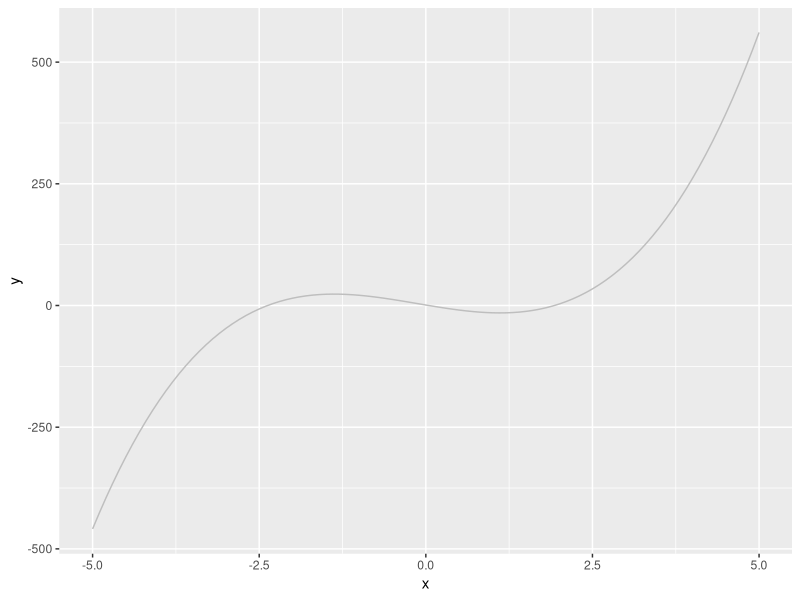
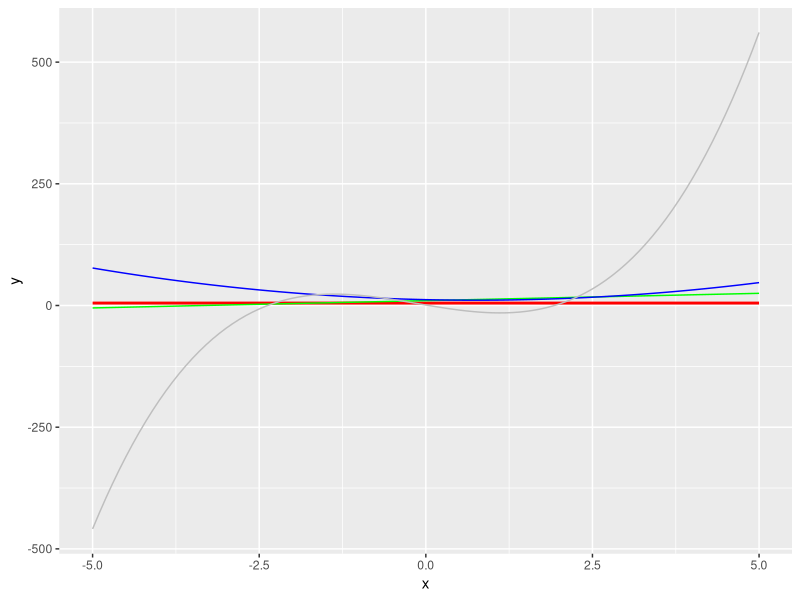

These charts were generated, in order, by the following R code:
#
# @Cel
#

#
# Funções polinomiais
#
library(ggplot2)

fp0 <- function(x) {
  return(5)
}
fp1 <- function(x) {
  return(10 + 3 * x^1)
}
fp2 <- function(x) {
  return(12 - 3 * x^1 + 2 * x^2)
}
fp3 <- function(x) {
  return(1 - 23 * x^1 + 2 * x^2 + 5 * x^3)
}

ggplot() +
  stat_function(data = data.frame(x = c(-5, 5)),
                aes(x),
                fun = fp3,
                color = 'gray')


ggplot() +
  stat_function(data = data.frame(x = c(-5, 5)),
                aes(x),
                fun = fp0,
                color = 'red',
                size = 1) +
  stat_function(data = data.frame(x = c(-5, 5)),
                aes(x),
                fun = fp1,
                color = 'green') +
  stat_function(data = data.frame(x = c(-5, 5)),
                aes(x),
                fun = fp2,
                color = 'blue') +
  stat_function(data = data.frame(x = c(-5, 5)),
                aes(x),
                fun = fp3,
                color = 'gray')
